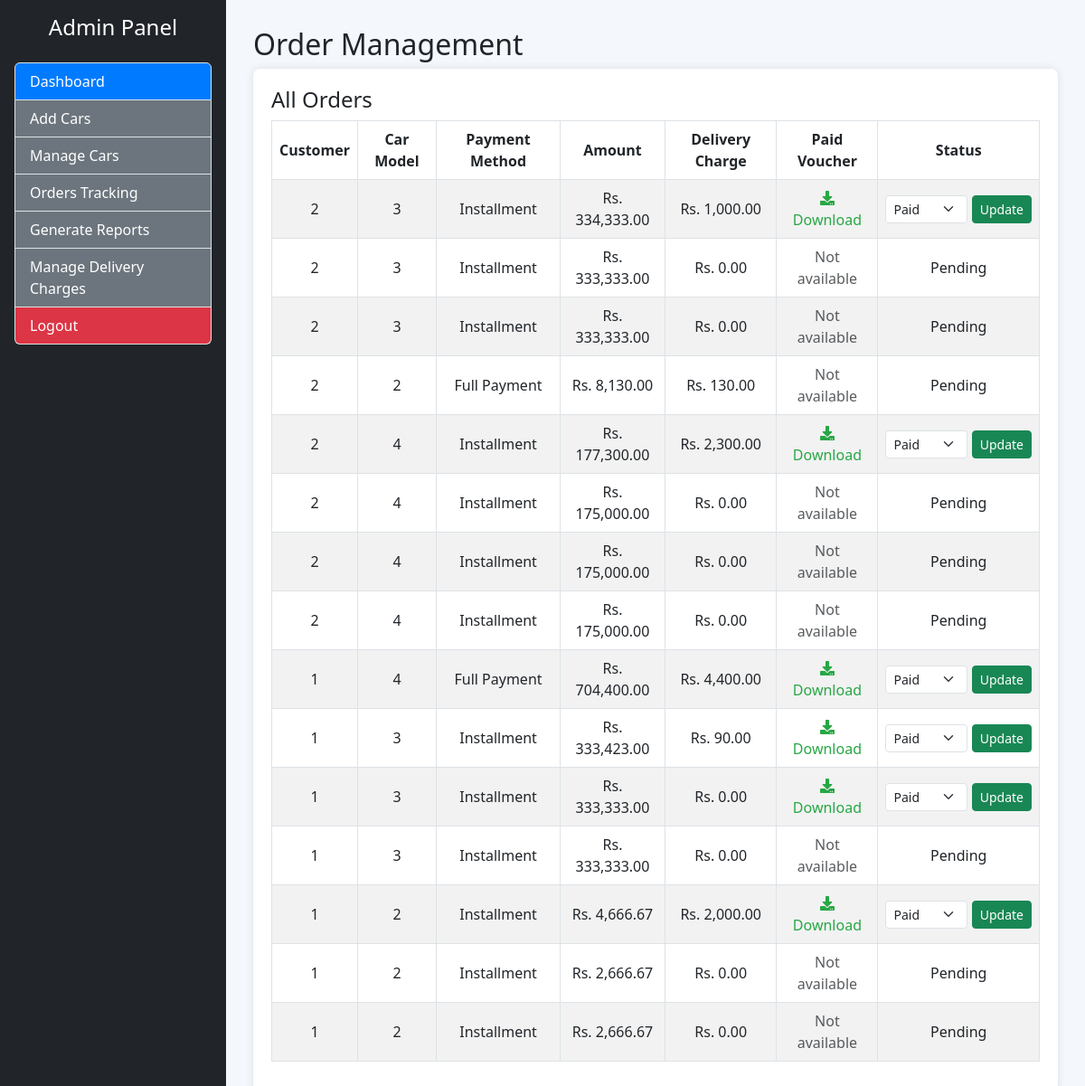
/Admin/order-management.php (signed in), run on the app's committed database.
### tables this page shows
CREATE TABLE `voucher_requests` (
  `id` int(11) NOT NULL,
  `customer_id` int(11) DEFAULT NULL,
  `car_id` int(11) DEFAULT NULL,
  `city` varchar(100) DEFAULT NULL,
  `payment_method` varchar(50) DEFAULT NULL,
  `installments` int(11) DEFAULT NULL,
  `amount` float DEFAULT NULL,
  `paid_voucher` varchar(255) DEFAULT NULL,
  `status` varchar(50) DEFAULT NULL,
  `created_at` timestamp NOT NULL DEFAULT current_timestamp(),
  `delivery_charge` decimal(10,2) NOT NULL DEFAULT 0.00,
  `order_time` datetime DEFAULT current_timestamp()
);

### Admin/order-management.php (the view, shortened to what this page needs)
<?php
include('../includes/connection.php');
$orders_query = mysqli_query($conn, "SELECT * FROM voucher_requests ORDER BY order_time DESC");
?>
<!DOCTYPE html>
<html lang="en">
<head>
  <link href="https://cdn.jsdelivr.net/npm/bootstrap@5.3.0/dist/css/bootstrap.min.css" rel="stylesheet">
  <link href="https://cdnjs.cloudflare.com/ajax/libs/font-awesome/5.15.4/css/all.min.css" rel="stylesheet">
</head>
<body>
<div style="display: flex;">
  <?php include('sidebar.php'); ?>
  <div class="main-content">
    <h2>Order Management</h2>
    <div class="table-container">
      <h4>All Orders</h4>
      <table class="table table-bordered table-striped">
        <thead>
          <tr>
            <th>Customer</th>
            <th>Car Model</th>
            <th>Payment Method</th>
            <th>Amount</th>
            <th>Delivery Charge</th>
            <th>Paid Voucher</th>
            <th>Status</th>
          </tr>
        </thead>
        <tbody>
        <?php while ($order = mysqli_fetch_assoc($orders_query)) { ?>
          <tr>
            <td><?= $order['customer_id'] ?></td>
            <td><?= $order['car_id'] ?></td>
            <td><?= $order['payment_method'] ?></td>
            <td>Rs. <?= number_format($order['amount'], 2) ?></td>
            <td>Rs. <?= number_format($order['delivery_charge'], 2) ?></td>
            <td>
              <?php if (!empty($order['paid_voucher'])) { ?>
                <a href="../uploads/<?= $order['paid_voucher'] ?>" class="btn-download" target="_blank">
                  <i class="fas fa-download"></i> Download
                </a>
              <?php } else { ?>
                <span class="text-muted">Not available</span>
              <?php } ?>
            </td>
            <td>
              <?php if (!empty($order['paid_voucher'])) { ?>
                <form method="POST" style="display: flex; gap: 5px;">
                  <select name="status" class="form-select form-select-sm">
                    <option <?= $order['status'] == 'Paid' ? 'selected' : '' ?> value="Paid">Paid</option>
                  </select>
                  <button type="submit" name="update_status" class="btn btn-sm btn-success">Update</button>
                </form>
              <?php } else { ?>
                <?= $order['status'] ?>
              <?php } ?>
            </td>
          </tr>
        <?php } ?>
        </tbody>
      </table>
    </div>
  </div>
</div>
</body>
</html>

### Admin/sidebar.php (shortened to what this page needs)
<div class="col-md-3 p-0" style="position: fixed; top: 0; left: 0; bottom: 0; width: 250px; z-index: 100;">
    <div class="bg-dark text-white p-3" style="height: 100%; overflow-y: auto;">
        <div class="text-center mb-4">
            <h4>Admin Panel</h4>
        </div>
        <div class="list-group">
            <a href="dashboard.php" class="list-group-item list-group-item-action text-white bg-primary">
                <i class="bi bi-house-door"></i> Dashboard
            </a>
            <a href="add-cars.php" class="list-group-item list-group-item-action text-white bg-secondary">
                <i class="bi bi-car-front"></i> Add Cars
            </a>
            <a href="manage-cars.php" class="list-group-item list-group-item-action text-white bg-secondary">
                <i class="bi bi-car-front"></i> Manage Cars
            </a>
            <a href="order-management.php" class="list-group-item list-group-item-action text-white bg-secondary">
                <i class="bi bi-file-earmark-text"></i> Orders Tracking
            </a>
            <a href="generate_reports.php" class="list-group-item list-group-item-action text-white bg-secondary">
                <i class="bi bi-bar-chart"></i> Generate Reports
            </a>
            <a href="manage-delivery-charges.php" class="list-group-item list-group-item-action text-white bg-secondary">
                <i class="bi bi-truck"></i> Manage Delivery Charges
            </a>
            <a href="logout.php" class="list-group-item list-group-item-action text-white bg-danger">
                <i class="bi bi-box-arrow-right"></i> Logout
            </a>
        </div>
    </div>
</div>

### Admin/order-management.php (style rules this page uses)
body { background-color: #f4f7fc; }
.main-content { margin-left: 250px; padding: 30px; }
.table-container { background-color: #fff; padding: 20px; border-radius: 8px; box-shadow: 0 0 10px rgba(0,0,0,0.1); }
.table th, .table td { text-align: center; vertical-align: middle; }
.btn-download { color: #28a745; text-decoration: none; }

### Admin/sidebar.php (style rules this page uses)
.bg-primary { background-color: #007bff !important; }
.bg-secondary { background-color: #6c757d !important; }
.bg-danger { background-color: #dc3545 !important; }

### data on the page
voucher_requests: customer "2", car "3", payment_method "Installment", amount "334,333.00", delivery_charge "1,000.00", status "Paid"
voucher_requests: customer "2", car "3", payment_method "Installment", amount "333,333.00", delivery_charge "0.00", shows "Not available", status "Pending"
voucher_requests: customer "2", car "3", payment_method "Installment", amount "333,333.00", delivery_charge "0.00", shows "Not available", status "Pending"
voucher_requests: customer "2", car "2", payment_method "Full Payment", amount "8,130.00", delivery_charge "130.00", shows "Not available", status "Pending"
voucher_requests: customer "2", car "4", payment_method "Installment", amount "177,300.00", delivery_charge "2,300.00", status "Paid"
voucher_requests: customer "2", car "4", payment_method "Installment", amount "175,000.00", delivery_charge "0.00", shows "Not available", status "Pending"
voucher_requests: customer "2", car "4", payment_method "Installment", amount "175,000.00", delivery_charge "0.00", shows "Not available", status "Pending"
voucher_requests: customer "2", car "4", payment_method "Installment", amount "175,000.00", delivery_charge "0.00", shows "Not available", status "Pending"
voucher_requests: customer "1", car "4", payment_method "Full Payment", amount "704,400.00", delivery_charge "4,400.00", status "Paid"
voucher_requests: customer "1", car "3", payment_method "Installment", amount "333,423.00", delivery_charge "90.00", status "Paid"
voucher_requests: customer "1", car "3", payment_method "Installment", amount "333,333.00", delivery_charge "0.00", status "Paid"
voucher_requests: customer "1", car "3", payment_method "Installment", amount "333,333.00", delivery_charge "0.00", shows "Not available", status "Pending"
voucher_requests: customer "1", car "2", payment_method "Installment", amount "4,666.67", delivery_charge "2,000.00", status "Paid"
voucher_requests: customer "1", car "2", payment_method "Installment", amount "2,666.67", delivery_charge "0.00", shows "Not available", status "Pending"
voucher_requests: customer "1", car "2", payment_method "Installment", amount "2,666.67", delivery_charge "0.00", shows "Not available", status "Pending"
